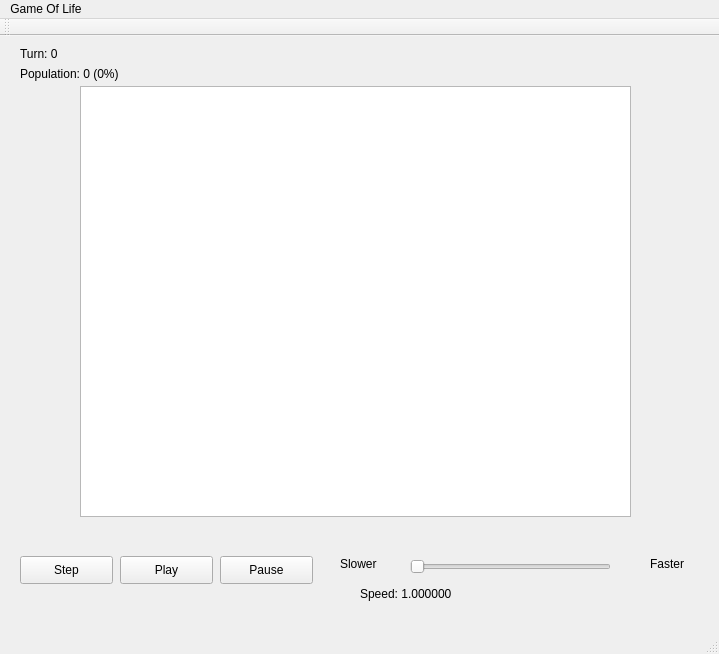
<?xml version="1.0" encoding="UTF-8"?>
<ui version="4.0">
 <class>PlotWindow</class>
 <widget class="QMainWindow" name="PlotWindow">
  <property name="geometry">
   <rect>
    <x>0</x>
    <y>0</y>
    <width>719</width>
    <height>654</height>
   </rect>
  </property>
  <property name="windowTitle">
   <string>PlotWindow</string>
  </property>
  <widget class="QWidget" name="centralWidget">
   <widget class="QGraphicsView" name="plotGraphicsView">
    <property name="geometry">
     <rect>
      <x>80</x>
      <y>50</y>
      <width>551</width>
      <height>431</height>
     </rect>
    </property>
   </widget>
   <widget class="QPushButton" name="stepButton">
    <property name="geometry">
     <rect>
      <x>20</x>
      <y>520</y>
      <width>93</width>
      <height>28</height>
     </rect>
    </property>
    <property name="text">
     <string>Step</string>
    </property>
   </widget>
   <widget class="QPushButton" name="playButton">
    <property name="geometry">
     <rect>
      <x>120</x>
      <y>520</y>
      <width>93</width>
      <height>28</height>
     </rect>
    </property>
    <property name="text">
     <string>Play</string>
    </property>
   </widget>
   <widget class="QPushButton" name="pauseButton">
    <property name="geometry">
     <rect>
      <x>220</x>
      <y>520</y>
      <width>93</width>
      <height>28</height>
     </rect>
    </property>
    <property name="text">
     <string>Pause</string>
    </property>
   </widget>
   <widget class="QSlider" name="horizontalSlider">
    <property name="geometry">
     <rect>
      <x>410</x>
      <y>520</y>
      <width>201</width>
      <height>22</height>
     </rect>
    </property>
    <property name="orientation">
     <enum>Qt::Horizontal</enum>
    </property>
   </widget>
   <widget class="QLabel" name="slowerlabel">
    <property name="geometry">
     <rect>
      <x>340</x>
      <y>520</y>
      <width>55</width>
      <height>16</height>
     </rect>
    </property>
    <property name="text">
     <string>Slower</string>
    </property>
   </widget>
   <widget class="QLabel" name="fasterlabel">
    <property name="geometry">
     <rect>
      <x>650</x>
      <y>520</y>
      <width>55</width>
      <height>16</height>
     </rect>
    </property>
    <property name="text">
     <string>Faster</string>
    </property>
   </widget>
   <widget class="QLabel" name="sliderlabel">
    <property name="geometry">
     <rect>
      <x>360</x>
      <y>550</y>
      <width>171</width>
      <height>16</height>
     </rect>
    </property>
    <property name="text">
     <string>Speed: 1.000000</string>
    </property>
   </widget>
   <widget class="QLabel" name="turnLabel">
    <property name="geometry">
     <rect>
      <x>20</x>
      <y>10</y>
      <width>55</width>
      <height>16</height>
     </rect>
    </property>
    <property name="text">
     <string>Turn: 0</string>
    </property>
   </widget>
   <widget class="QLabel" name="popLabel">
    <property name="geometry">
     <rect>
      <x>20</x>
      <y>30</y>
      <width>161</width>
      <height>16</height>
     </rect>
    </property>
    <property name="text">
     <string>Population: 0 (0%)</string>
    </property>
   </widget>
  </widget>
  <widget class="QMenuBar" name="menuBar">
   <property name="geometry">
    <rect>
     <x>0</x>
     <y>0</y>
     <width>719</width>
     <height>26</height>
    </rect>
   </property>
   <widget class="QMenu" name="menuPoint_Grapher">
    <property name="title">
     <string>Game Of Life</string>
    </property>
   </widget>
   <addaction name="menuPoint_Grapher"/>
  </widget>
  <widget class="QToolBar" name="mainToolBar">
   <attribute name="toolBarArea">
    <enum>TopToolBarArea</enum>
   </attribute>
   <attribute name="toolBarBreak">
    <bool>false</bool>
   </attribute>
  </widget>
  <widget class="QStatusBar" name="statusBar"/>
 </widget>
 <layoutdefault spacing="6" margin="11"/>
 <resources/>
 <connections/>
</ui>
